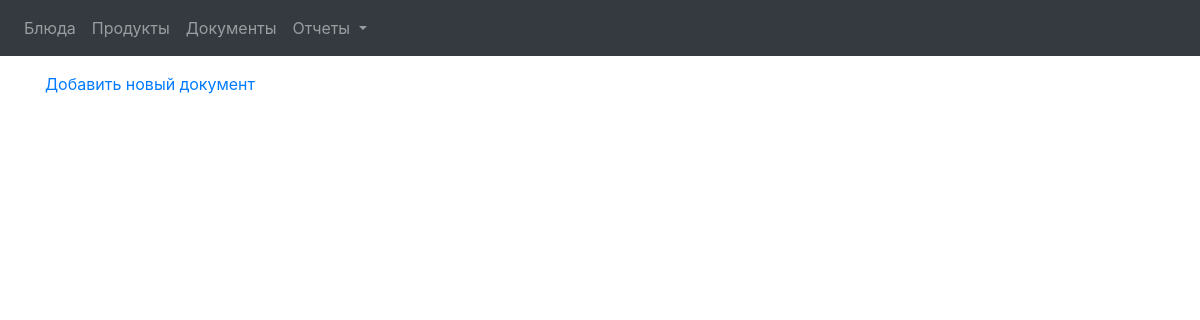
Page /documents/all_documents/ (signed in) on the earlier database version.
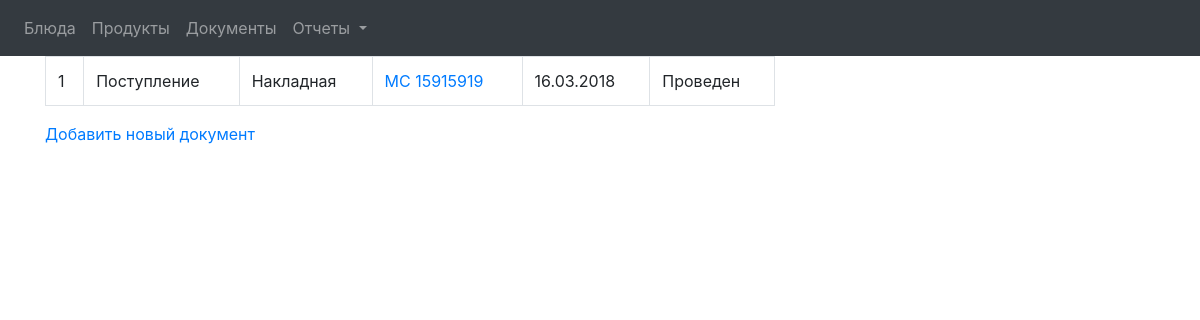
Same page on the later database version.
### documents_app/models.py (models this page shows, shortened)
class Document(models.Model):
    CHOICES_TYPE = (('0', 'Поступление'), ('1', 'Списание'))
    name = models.CharField(max_length=256, blank=False, null=False, verbose_name='Наименование документа')
    number = models.CharField(max_length=256, blank=False, null=False, verbose_name='Номер документа')
    document_type = models.CharField(max_length=128, blank=False, null=False, verbose_name='Тип документа',
                                     choices=CHOICES_TYPE)
    date = models.DateField(verbose_name='Дата документа')
    comment = models.TextField(blank=True, null=True, verbose_name='Комментарии')
    document_status = models.BooleanField(verbose_name='Проводка документа')
    class Meta:
        verbose_name = 'Документ'
        verbose_name_plural = 'Документы'

### documents_app/views.py (the view)
# urls.py: path('all_documents/', views.all_documents, name='all_documents'),
@login_required(login_url='users_app:login')
def all_documents(request):
    documents = Document.objects.all()
    context = {'documents':documents}
    return render(request, 'documents_app/all_documents.html', context)

### documents_app/templates/documents_app/all_documents.html
{% extends 'base_app/base.html' %}
{% load staticfiles %}
{% block body %}
    <div class="container">
        <div class="row">
            <div class="col-lg-8 ">
                <div class="table-responsive ">
                    <table  id="table" class="table table-bordered">
                        {% for document in documents %}
                            <tr>
                                <td>{{ forloop.counter }}</td>
                                <td>{{ document.get_document_type_display }}</td>
                                <td>{{ document.name }}</td>
                                <td>
                                    <a href="{% url 'documents_app:detail_document'  document.id %}">{{ document.number }}</a>
                                </td>
                                <td>{{ document.date }}</td>
                                <td>{% if document.document_status %}
                                        Проведен
                                    {% else %}
                                        Не проведен
                                    {% endif %}
                                </td>
                            </tr>
                        {% endfor %}
                    </table>
                    <a href="{% url 'documents_app:new_document' %}"> Добавить новый документ</a>
                </div>
            </div>
        </div>
    </div>
{% endblock %}

### base_app/templates/base_app/base.html (shortened to what this page needs)
<!DOCTYPE html>
<html lang="en">
<head>
    <link rel="stylesheet" href="https://maxcdn.bootstrapcdn.com/bootstrap/4.0.0/css/bootstrap.min.css">
</head>
<body>
<nav class="navbar navbar-expand-lg navbar-dark bg-dark">
  <div class="collapse navbar-collapse" id="navbarSupportedContent">
    <ul class="navbar-nav mr-auto">
      <li class="nav-item">
        <a class="nav-link" href="{% url 'dish_app:all_dishes' %}">Блюда</a>
      </li>
      <li class="nav-item">
        <a class="nav-link" href="{% url 'dish_app:all_products' %}">Продукты</a>
      </li>
      <li class="nav-item">
        <a class="nav-link" href="{% url 'documents_app:all_documents' %}">Документы</a>
      </li>
      <li class="nav-item dropdown">
        <a class="nav-link dropdown-toggle" href="#" id="navbarDropdown" role="button" data-toggle="dropdown" aria-haspopup="true" aria-expanded="false">
          Отчеты
        </a>
      </li>
    </ul>
  </div>
</nav>
{% block body %}
{% endblock %}
</body>
</html>

Differences in the rows shown:
added Document: document_type "Поступление", name "Накладная", number "МС 15915919", date "16.03.2018", document_status "Проведен"
